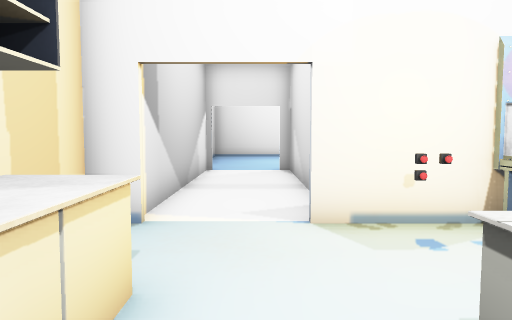
view 1 (above)

15 first-person views from a walk through a Unity game level. The camera is 1.3 m above the floor, tilts 4° down and sees 70° across. Doors are open. The floor is counted in squares, 1 m on a side. Each view is taken from the middle of a square. On the plan, view 1 faces up. The plan holds only what a view shows up to about 15 squares ahead; the rest is blank. The place goes on beyond the plan. Some animated figures are left out. Some surface patterns are stand-ins.

view 2
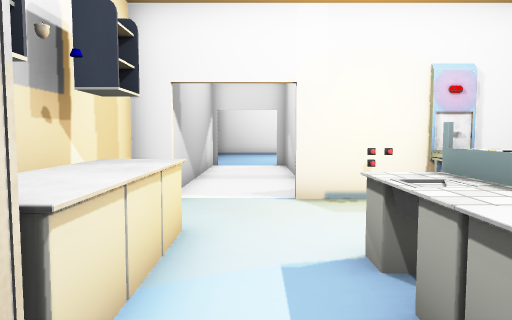

view 3
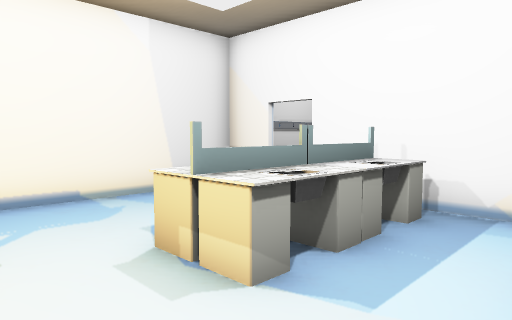

view 4
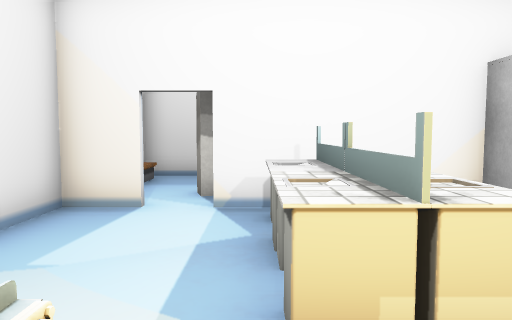

view 5
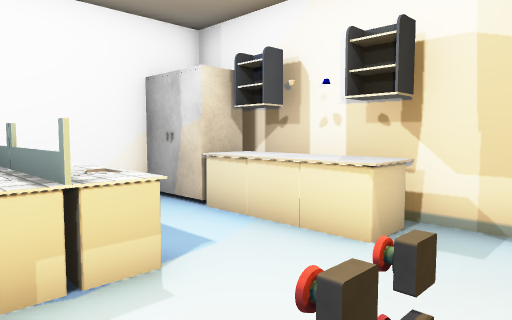

view 6
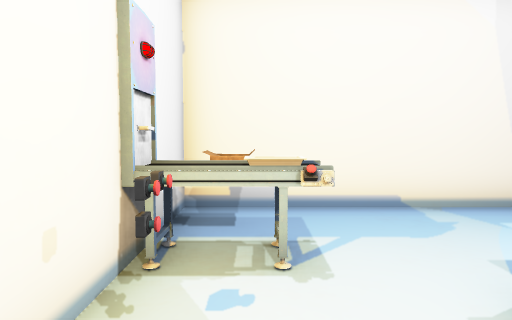

view 7
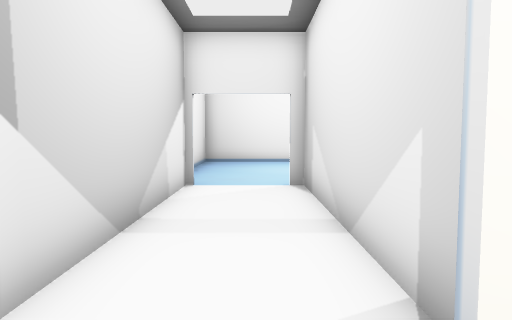

view 8
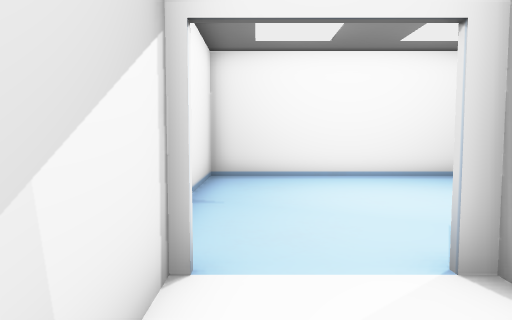

view 9
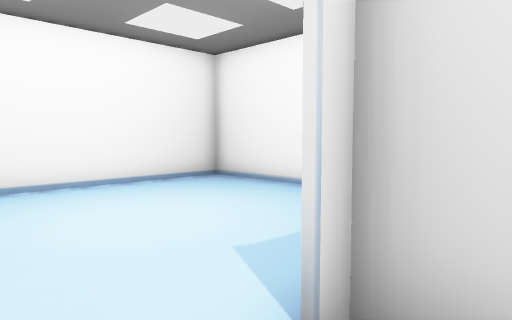

view 10
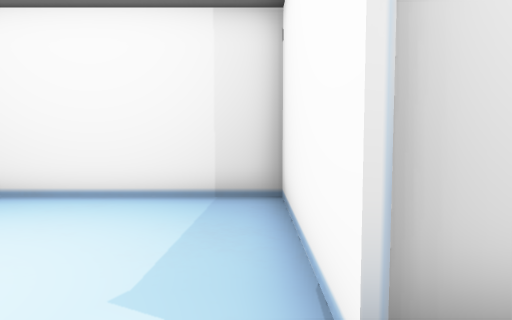

view 11
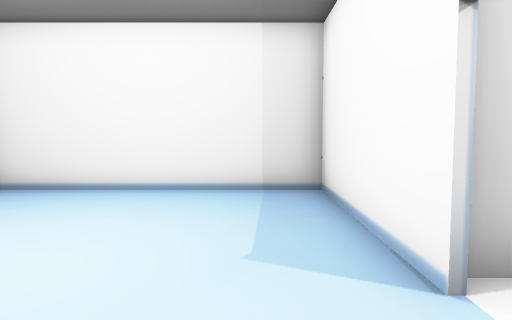

view 12
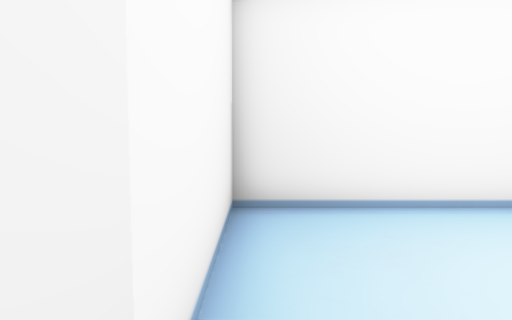

view 13
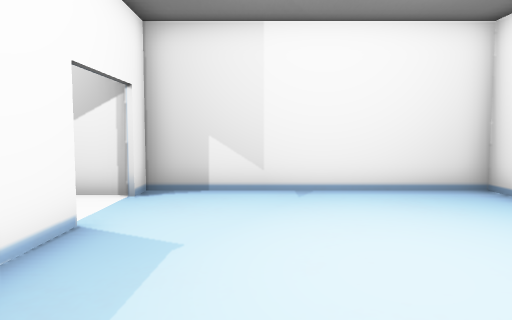

view 14
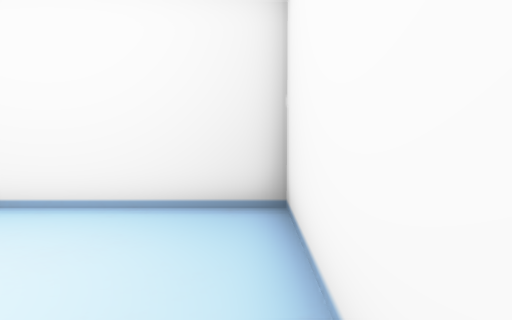

view 15
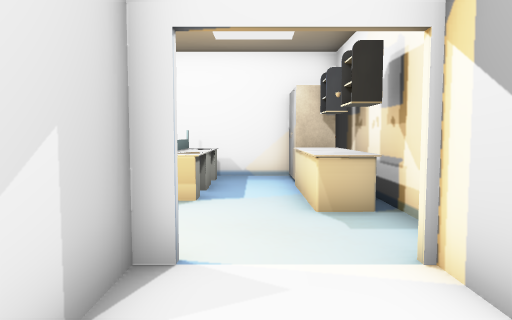

### Floor plan
Ten units are one square. View 1 is at (0, 0); x grows to the right and y downward. Boxes are objects, and circles mark ways between rooms. Rooms are numbered by the first view taken in them; rooms with no view inside come last. Other rooms are left out.
<svg viewBox="-30 -219 100 249">
<path fill="none" stroke="#000" d="M20 -6 20 5 20 -6M-10 14 -10 25 39 25M-18 -53 -24 -53 -24 24M50 25 65 25 65 -53 8 -53M8 -134 65 -134 65 -214 -24 -214 -24 -134 -15 -134M-18 -134 -18 -53M12 -54 12 -133"/>
<rect x="-25" y="-35" width="20" height="40" fill="#bbb"><title>other object</title></rect>
<rect x="5" y="5" width="20" height="20" fill="#bbb"><title>other object</title></rect>
<rect x="5" y="-25" width="20" height="30" fill="#bbb"><title>other object</title></rect>
<rect x="15" y="-55" width="10" height="10" fill="#bbb"><title>other object</title></rect>
<rect x="25" y="5" width="10" height="10" fill="#bbb"><title>other object</title></rect>
<rect x="25" y="-15" width="10" height="20" fill="#bbb"><title>other object</title></rect>
<rect x="35" y="-65" width="10" height="30" fill="#bbb"><title>conveyor</title></rect>
<rect x="45" y="-45" width="10" height="10" fill="#bbb"><title>other object</title></rect>
<circle cx="0" cy="-50" r="3" fill="#2a7"/>
<text x="20" y="-20">1</text>
<text x="20" y="-160">2</text>
</svg>
Room 1 opens to room 2.

Where each view was taken, in squares from view 1:
view 1: 0 up, 0 right, facing up
view 2: 2 down, 0 right, facing up
view 3: 4 up, 1 left, facing down-right
view 4: 4 up, 3 right, facing down
view 5: 5 up, 3 right, facing down-left
view 6: 4 up, 0 right, facing right
view 7: 4 up, 0 right, facing up
view 8: 10 up, 1 left, facing up
view 9: 12 up, 1 left, facing up-right
view 10: 14 up, 1 left, facing right
view 11: 15 up, 2 left, facing right
view 12: 15 up, 2 left, facing up
view 13: 16 up, 6 right, facing left
view 14: 15 up, 6 right, facing up
view 15: 9 up, 0 right, facing down
